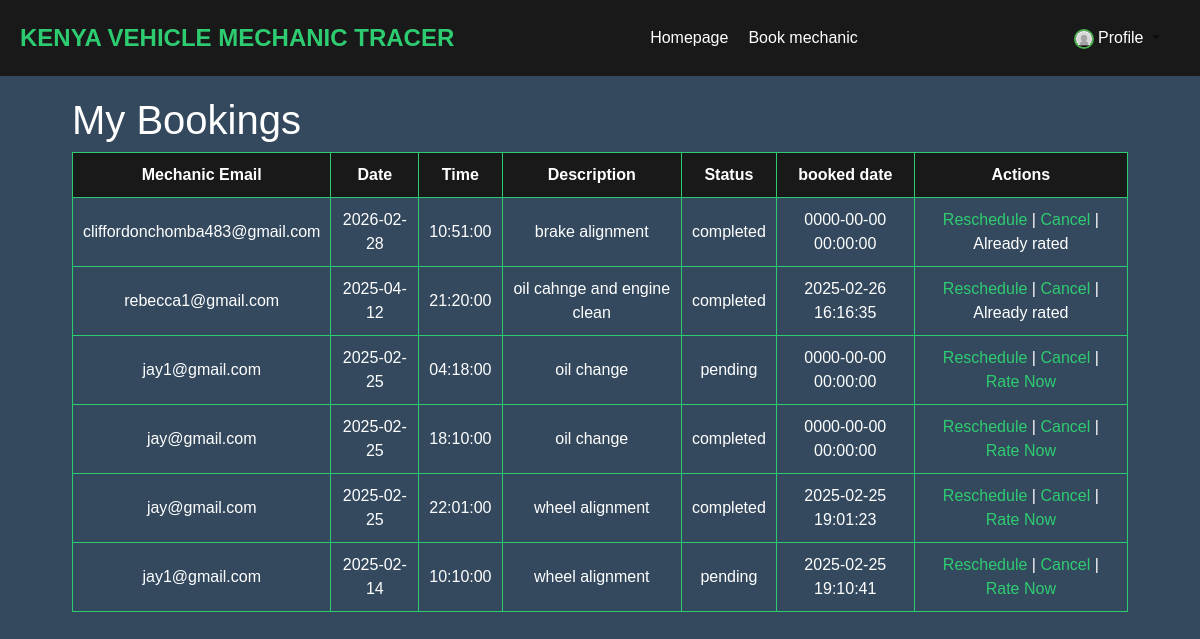
The app's page /loginup/user_dashboard.php (signed in) with its own data.
### tables this page shows
CREATE TABLE `bookings` (
  `id` int(11) NOT NULL,
  `user_email` varchar(50) NOT NULL,
  `mechanic_email` varchar(50) NOT NULL,
  `booking_date` date NOT NULL,
  `booking_time` time NOT NULL,
  `description` varchar(677) NOT NULL,
  `status` enum('pending','confirmed','cancelled','completed') NOT NULL DEFAULT 'pending',
  `created_at` timestamp NOT NULL DEFAULT current_timestamp()
);

### loginup/user_dashboard.php (the view, shortened to what this page needs)
<?php
require 'db_connect.php';
$user_email = $_SESSION['email'];
$query = "SELECT * FROM bookings WHERE user_email = ? ORDER BY booking_date DESC, created_at asc";
$stmt = $conn->prepare($query);
$stmt->bind_param("s", $user_email);
$stmt->execute();
$result = $stmt->get_result();
?>
<!DOCTYPE html>
<html lang="en">
<head>
   <link rel="stylesheet" href="style.css">
   <link href="https://cdn.jsdelivr.net/npm/bootstrap@5.2.0/dist/css/bootstrap.min.css" rel="stylesheet">
</head>
<body>
  <div id="main-content">
<nav>
    <a href="../index.html" class="logo">KENYA VEHICLE MECHANIC TRACER</a>
    <ul>
       <li><a href="../dashboard/main.php">Homepage</a></li>
       <li><a href="booking.php">Book mechanic</a></li>
    </ul>
<nav class="navbar navbar-expand-lg navbar-custom">
    <div class="container-fluid">
      <div class="collapse navbar-collapse justify-content-end" id="navbarNavDropdown">
        <ul class="navbar-nav">
          <li class="nav-item dropdown">
            <a class="nav-link dropdown-toggle" href="#" id="navbarDropdownMenuLink" role="button" data-bs-toggle="dropdown">
              <img src="../img/profile.jpeg" alt=""class="profile-pic" style="color:white;">
              <span style="color: white;">Profile</span>
            </a>
          </li>
        </ul>
      </div>
    </div>
  </nav>
</nav>
<div class="container">
    <h1>My Bookings</h1>
    <table>
      <tr>
         <th>Mechanic Email</th>
         <th>Date</th>
         <th>Time</th>
         <th>Description</th>
         <th>Status</th>
         <th>booked  date</th>
         <th>Actions</th>
      </tr>
      <?php while ($row = $result->fetch_assoc()) { ?>
      <tr>
         <td><?php echo htmlspecialchars($row['mechanic_email']); ?></td>
         <td><?php echo htmlspecialchars($row['booking_date']); ?></td>
         <td><?php echo htmlspecialchars($row['booking_time']); ?></td>
         <td><?php echo htmlspecialchars($row['description']); ?></td>
         <td><?php echo htmlspecialchars($row['status'] ?? 'pending'); ?></td>
         <td><?php echo htmlspecialchars($row['created_at']); ?></td>
         <td>
            <a href="reschedule.php?id=<?php echo $row['id']; ?>">Reschedule</a> |
            <a href="cancel.php?id=<?php echo $row['id']; ?>" onclick="return confirm('Are you sure?');">Cancel</a> |
            <?php
                $mech_email = $row['mechanic_email'];
                $review_stmt = $conn->prepare("SELECT review_id FROM reviews WHERE mechanic_email = ? AND user_email = ?");
                $review_stmt->bind_param("ss", $mech_email, $user_email);
                $review_stmt->execute();
                $review_result = $review_stmt->get_result();
                if ($review_result->num_rows > 0) {
                    echo "Already rated";
                } else {
                    echo "<a href='rate_mechanic.php?mechanic_email=" . urlencode($mech_email) . "'>Rate Now</a>";
                }
            ?>
         </td>
      </tr>
      <?php } ?>
    </table>
</div>
</body>
</html>

### loginup/style.css (style rules this page uses)
body { margin: 0; padding: 0; font-family: sans-serif; background: #34495e; }
#main-content { display: none; }

### loginup/user_dashboard.php (style rules this page uses)
nav { background: #191919; padding: 10px 20px; display: flex; justify-content: space-between; align-items: center; }
nav .logo { color: #2ecc71; font-size: 24px; font-weight: bold; text-decoration: none; }
nav ul { list-style: none; margin: 0; padding: 0; display: flex; align-items: center; }
nav ul li { margin-left: 20px; position: relative; }
nav ul li a { color: #fff; text-decoration: none; font-size: 16px; }
body { font-family: sans-serif; background: #34495e; color: #fff; }
.container { width: 90%; margin: 20px auto; }
table { width: 100%; border-collapse: collapse; }
th, td { border: 1px solid #2ecc71; padding: 10px; text-align: center; }
th { background: #191919; }
a { color: #2ecc71; text-decoration: none; }
.profile-pic { width: 20px; height: 20px; border-radius: 50%; overflow: hidden; border: 2px solid #4CAF50; transition: transform 0.3s ease; / cursor: pointer; }

### records on screen
bookings: mechanic_email "cliffordonchomba483@gmail.com", booking_date "2026-02-28", booking_time "10:51:00", description "brake alignment", status "completed", created_at "0000-00-00 00:00:00", shows "Already rated"
bookings: mechanic_email "rebecca1@gmail.com", booking_date "2025-04-12", booking_time "21:20:00", description "oil cahnge and engine clean", status "completed", created_at "2025-02-26 16:16:35", shows "Already rated"
bookings: mechanic_email "jay1@gmail.com", booking_date "2025-02-25", booking_time "04:18:00", description "oil change", status "pending", created_at "0000-00-00 00:00:00"
bookings: mechanic_email "jay@gmail.com", booking_date "2025-02-25", booking_time "18:10:00", description "oil change", status "completed", created_at "0000-00-00 00:00:00"
bookings: mechanic_email "jay@gmail.com", booking_date "2025-02-25", booking_time "22:01:00", description "wheel alignment", status "completed", created_at "2025-02-25 19:01:23"
bookings: mechanic_email "jay1@gmail.com", booking_date "2025-02-14", booking_time "10:10:00", description "wheel alignment", status "pending", created_at "2025-02-25 19:10:41"
